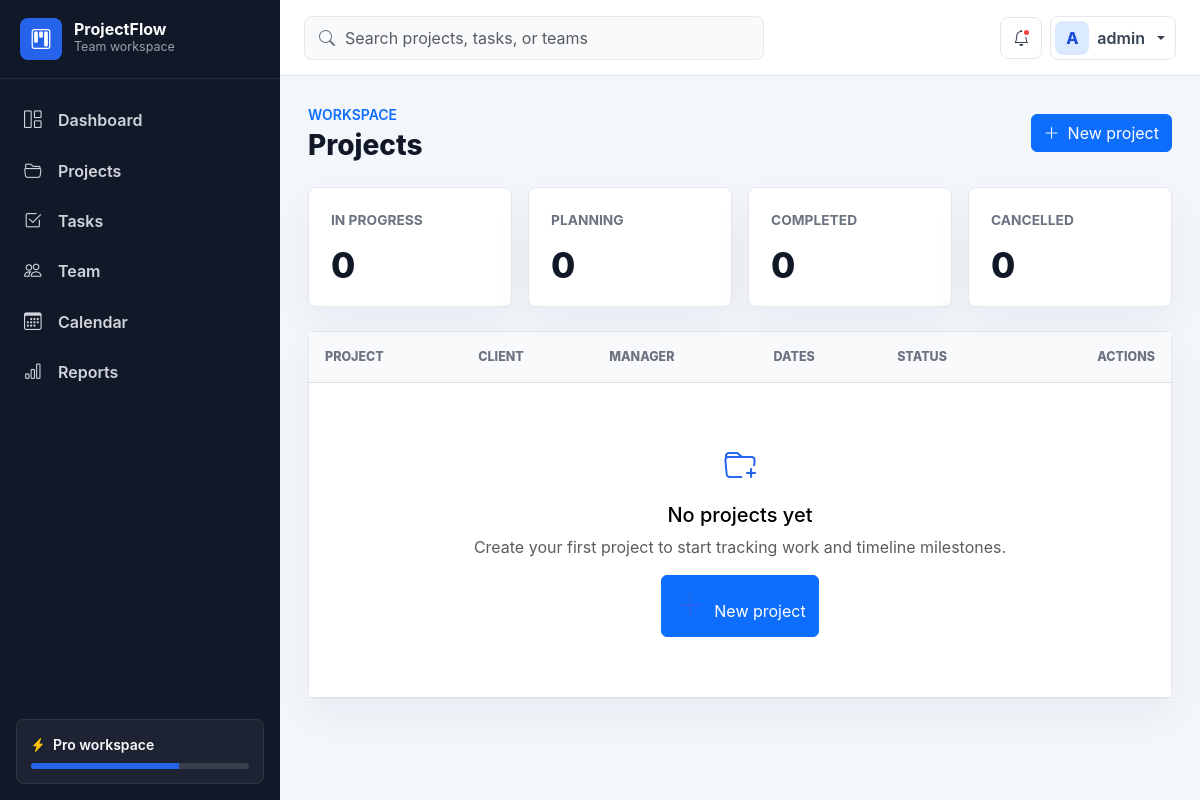
Page /project/ (signed in) on the earlier database version.
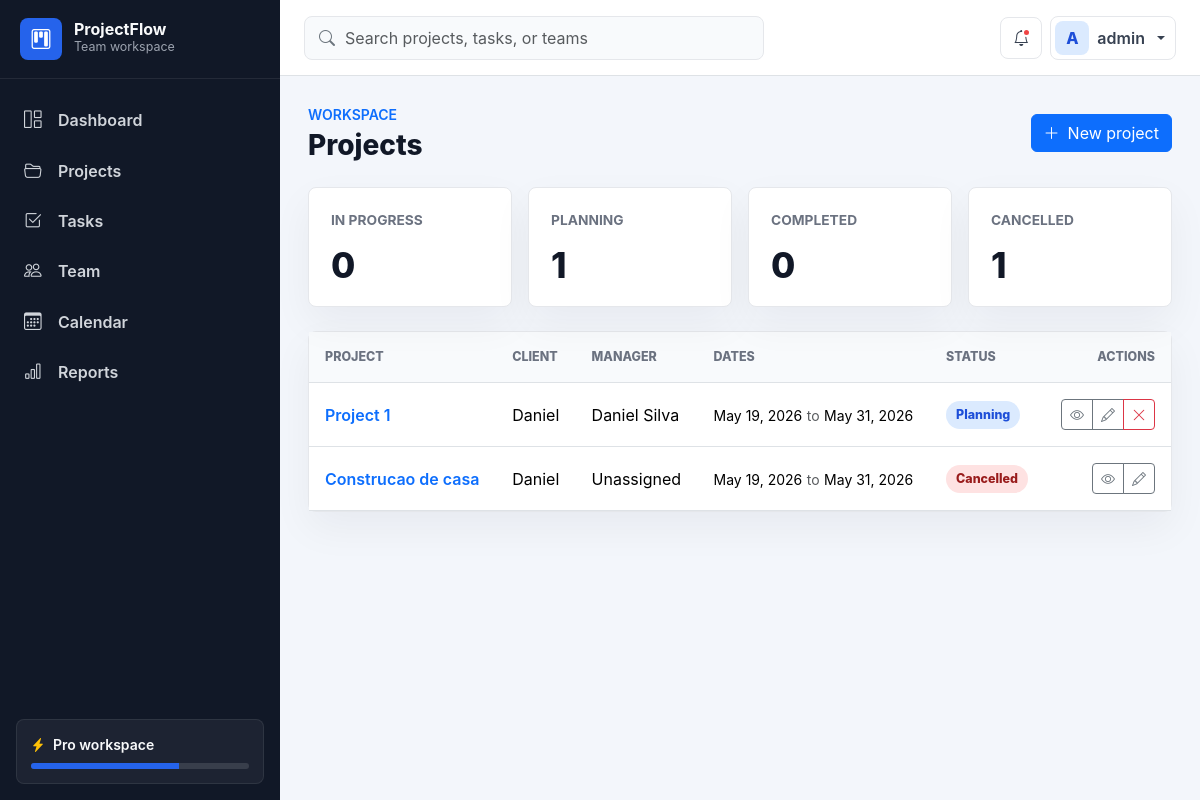
Same page on the later database version.
### project/models.py (models this page shows, shortened)
class Project(models.Model):
    STATUS_CHOICES = [
        ('planning', 'Planning'),
        ('in_progress', 'In Progress'),
        ('on_hold', 'On Hold'),
        ('completed', 'Completed'),
        ('cancelled', 'Cancelled'),
    ]
    project_id = models.UUIDField(primary_key=True, default=uuid.uuid4, editable=False)
    name = models.CharField(max_length=255)
    client_name = models.CharField(max_length=150, blank=True)
    manager = models.ForeignKey(Employee, on_delete=models.SET_NULL, null=True, blank=True)
    description = models.TextField(blank=True)
    start_date = models.DateField()
    end_date = models.DateField()
    status = models.CharField(max_length=30, choices=STATUS_CHOICES, default='planning')
    created_at = models.DateTimeField(auto_now_add=True)
    updated_at = models.DateTimeField(auto_now=True)

### employees/models.py (models this page shows)
class Employee(models.Model):
  STATUS_CHOICES = [
        ('active', 'Active'),
        ('inactive', 'Inactive'),
        ('terminated', 'Terminated'),
    ]
  employee_id = models.UUIDField(primary_key=True, default=uuid.uuid4, editable=False)
  user = models.OneToOneField('auth.User', on_delete=models.SET_NULL, null=True, blank=True)
  first_name = models.CharField("first name", max_length=50)
  last_name= models.CharField("last name", max_length=50)
  email = models.EmailField("email", max_length=100, unique=True)
  position = models.CharField("position", max_length=100)
  mobile = models.CharField("mobile", max_length=20, blank=True, null=True)
  department = models.CharField("department", max_length=100, blank=True, null=True)
  date_joined = models.DateField("date joined", auto_now_add=True)
  status = models.CharField("status", max_length=20, choices=STATUS_CHOICES, default='active')
  def __str__(self):
      return f"{self.first_name} {self.last_name}"

### project/views.py (the view)
# urls.py: path('', views.project_list, name='list'),
@login_required
def project_list(request):
    projects = Project.objects.select_related('manager').order_by('-created_at')
    status_counts = {
        status: projects.filter(status=status).count()
        for status, _label in Project.STATUS_CHOICES
    }
    return render(
        request,
        'project/project_list.html',
        {
            'projects': projects,
            'status_counts': status_counts,
        },
    )

### templates/project/project_list.html (shortened to what this page needs)
{% extends 'base.html' %}
{% block page_title %}Projects{% endblock %}
{% block page_actions %}
    <a class="btn btn-primary" href="{% url 'project:create' %}">
        <i class="bi bi-plus-lg me-2"></i>New project
    </a>
{% endblock %}
{% block content %}
    <div class="row g-3 mb-4">
        <div class="col-6 col-lg-3">
            <div class="dashboard-card project-stat">
                <div class="card-label">In progress</div>
                <div class="card-value">{{ status_counts.in_progress }}</div>
            </div>
        </div>
        <div class="col-6 col-lg-3">
            <div class="dashboard-card project-stat">
                <div class="card-label">Planning</div>
                <div class="card-value">{{ status_counts.planning }}</div>
            </div>
        </div>
        <div class="col-6 col-lg-3">
            <div class="dashboard-card project-stat">
                <div class="card-label">Completed</div>
                <div class="card-value">{{ status_counts.completed }}</div>
            </div>
        </div>
        <div class="col-6 col-lg-3">
            <div class="dashboard-card project-stat">
                <div class="card-label">Cancelled</div>
                <div class="card-value">{{ status_counts.cancelled }}</div>
            </div>
        </div>
    </div>
    <div class="table-shell">
        <div class="table-responsive">
            <table class="table align-middle mb-0">
                <thead>
                    <tr>
                        <th>Project</th>
                        <th>Client</th>
                        <th>Manager</th>
                        <th>Dates</th>
                        <th>Status</th>
                        <th class="text-end">Actions</th>
                    </tr>
                </thead>
                <tbody>
                    {% for project in projects %}
                        <tr>
                            <td>
                                <a class="fw-semibold text-decoration-none" href="{% url 'project:detail' project.project_id %}">
                                    {{ project.name }}
                                </a>
                            </td>
                            <td>{{ project.client_name|default:'-' }}</td>
                            <td>{{ project.manager|default:'Unassigned' }}</td>
                            <td>
                                <span class="small">{{ project.start_date|date:'M j, Y' }}</span>
                                <span class="text-muted small">to</span>
                                <span class="small">{{ project.end_date|date:'M j, Y' }}</span>
                            </td>
                            <td>
                                <span class="status-pill status-{{ project.status }}">{{ project.get_status_display }}</span>
                            </td>
                            <td class="text-end">
                                <div class="btn-group" role="group" aria-label="Project actions">
                                    <a class="btn btn-sm btn-outline-secondary" href="{% url 'project:detail' project.project_id %}" title="View">
                                        <i class="bi bi-eye"></i>
                                    </a>
                                    <a class="btn btn-sm btn-outline-secondary" href="{% url 'project:edit' project.project_id %}" title="Edit">
                                        <i class="bi bi-pencil"></i>
                                    </a>
                                    {% if project.status != 'cancelled' %}
                                        <a class="btn btn-sm btn-outline-danger" href="{% url 'project:cancel' project.project_id %}" title="Cancel">
                                            <i class="bi bi-x-lg"></i>
                                        </a>
                                    {% endif %}
                                </div>
                            </td>
                        </tr>
                    {% empty %}
                        <tr>
                            <td colspan="6">
                                <div class="empty-state">
                                    <i class="bi bi-folder-plus"></i>
                                    <h2 class="h5 mb-2">No projects yet</h2>
                                    <p class="text-muted mb-3">Create your first project to start tracking work and timeline milestones.</p>
                                    <a class="btn btn-primary" href="{% url 'project:create' %}">
                                        <i class="bi bi-plus-lg me-2"></i>New project
                                    </a>
                                </div>
                            </td>
                        </tr>
                    {% endfor %}
                </tbody>
            </table>
        </div>
    </div>
{% endblock %}

### templates/base.html (shortened to what this page needs)
{% load static %}
<!doctype html>
<html lang="en">
<head>
    <link href="https://cdn.jsdelivr.net/npm/bootstrap@5.3.3/dist/css/bootstrap.min.css" rel="stylesheet">
    <link href="https://cdn.jsdelivr.net/npm/bootstrap-icons@1.11.3/font/bootstrap-icons.css" rel="stylesheet">
    <link href="{% static 'css/base.css' %}" rel="stylesheet">
</head>
<body>
    <div class="app-shell">
        {% include 'includes/sidebar.html' %}
        <div class="app-main">
            {% include 'includes/navbar.html' %}
            <main class="content-wrap">
                {% block page_header %}
                    <div class="page-header">
                        <div>
                            <p class="text-uppercase text-primary fw-semibold mb-1 small">Workspace</p>
                            <h1 class="h3 mb-0">{% block page_title %}Dashboard{% endblock %}</h1>
                        </div>
                        {% block page_actions %}{% endblock %}
                    </div>
                {% endblock %}
                {% block content %}{% endblock %}
            </main>
        </div>
    </div>
</body>
</html>

### templates/includes/sidebar.html (shortened to what this page needs)
<aside class="app-sidebar" id="appSidebar" aria-label="Main navigation">
    <div class="sidebar-brand">
        <div class="brand-mark">
            <i class="bi bi-kanban"></i>
        </div>
        <div>
            <div class="brand-title">ProjectFlow</div>
            <div class="brand-subtitle">Team workspace</div>
        </div>
    </div>
    <nav class="sidebar-nav">
        <a class="sidebar-link" href="{% url 'dashboard' %}">
            <i class="bi bi-grid-1x2"></i>
            <span>Dashboard</span>
        </a>
        <a class="sidebar-link" href="{% url 'project:list' %}">
            <i class="bi bi-folder2-open"></i>
            <span>Projects</span>
        </a>
        <a class="sidebar-link" href="{% url 'tasks:list' %}">
            <i class="bi bi-check2-square"></i>
            <span>Tasks</span>
        </a>
        <a class="sidebar-link" href="{% url 'employees:list' %}">
            <i class="bi bi-people"></i>
            <span>Team</span>
        </a>
        <a class="sidebar-link" href="#">
            <i class="bi bi-calendar3"></i>
            <span>Calendar</span>
        </a>
        <a class="sidebar-link" href="#">
            <i class="bi bi-bar-chart"></i>
            <span>Reports</span>
        </a>
    </nav>
    <div class="sidebar-footer">
        <div class="plan-card">
            <div class="d-flex align-items-center gap-2 mb-2">
                <i class="bi bi-lightning-charge-fill text-warning"></i>
                <span class="fw-semibold">Pro workspace</span>
            </div>
            <div class="progress" role="progressbar" aria-label="Workspace usage" aria-valuenow="68" aria-valuemin="0" aria-valuemax="100">
                <div class="progress-bar" style="width: 68%"></div>
            </div>
        </div>
    </div>
</aside>

### templates/includes/navbar.html (shortened to what this page needs)
<nav class="topbar navbar navbar-expand bg-white border-bottom">
    <div class="container-fluid px-3 px-lg-4">
        <div class="topbar-search d-none d-md-flex align-items-center">
            <i class="bi bi-search text-secondary"></i>
            <input type="search" class="form-control" placeholder="Search projects, tasks, or teams" aria-label="Search">
        </div>
        <div class="ms-auto d-flex align-items-center gap-2">
            <button class="btn btn-icon position-relative" type="button" aria-label="Notifications">
                <i class="bi bi-bell"></i>
                <span class="notification-dot"></span>
            </button>
            <div class="dropdown">
                <button class="btn profile-button dropdown-toggle" type="button" data-bs-toggle="dropdown" aria-expanded="false">
                    <span class="avatar">
                        {% if request.user.is_authenticated %}
                            {{ request.user.get_username|first|upper }}
                        {% else %}
                            U
                        {% endif %}
                    </span>
                    <span class="d-none d-sm-inline">
                        {% if request.user.is_authenticated %}
                            {{ request.user.get_username }}
                        {% else %}
                            User
                        {% endif %}
                    </span>
                </button>
            </div>
        </div>
    </div>
</nav>

Differences in the rows shown:
added Project: name "Project 1", client_name "Daniel", manager "Daniel Silva", start_date "May 19, 2026", end_date "May 31, 2026", status "Planning"
added Project: name "Construcao de casa", client_name "Daniel", manager "Unassigned", start_date "May 19, 2026", end_date "May 31, 2026", status "Cancelled"
Other differences:
{{ status_counts.planning }}: "0" → "1"
{{ status_counts.cancelled }}: "0" → "1"
text no longer shown: "No projects yet Create your first project to start tracking work and timeline milestones. New project"
